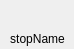
<?xml version="1.0" encoding="UTF-8"?>
<ui version="4.0">
 <class>RouteLegWidget</class>
 <widget class="QWidget" name="RouteLegWidget">
  <property name="geometry">
   <rect>
    <x>0</x>
    <y>0</y>
    <width>74</width>
    <height>49</height>
   </rect>
  </property>
  <property name="windowTitle">
   <string>Form</string>
  </property>
  <layout class="QHBoxLayout" name="horizontalLayout">
   <property name="leftMargin">
    <number>1</number>
   </property>
   <property name="topMargin">
    <number>0</number>
   </property>
   <property name="rightMargin">
    <number>0</number>
   </property>
   <property name="bottomMargin">
    <number>0</number>
   </property>
   <item>
    <layout class="QVBoxLayout" name="verticalLayout">
     <item>
      <widget class="QLabel" name="image">
       <property name="text">
        <string/>
       </property>
       <property name="alignment">
        <set>Qt::AlignCenter</set>
       </property>
      </widget>
     </item>
     <item>
      <widget class="QLabel" name="lineSymbol">
       <property name="text">
        <string>stopName</string>
       </property>
       <property name="alignment">
        <set>Qt::AlignCenter</set>
       </property>
      </widget>
     </item>
    </layout>
   </item>
  </layout>
 </widget>
 <resources/>
 <connections/>
</ui>
